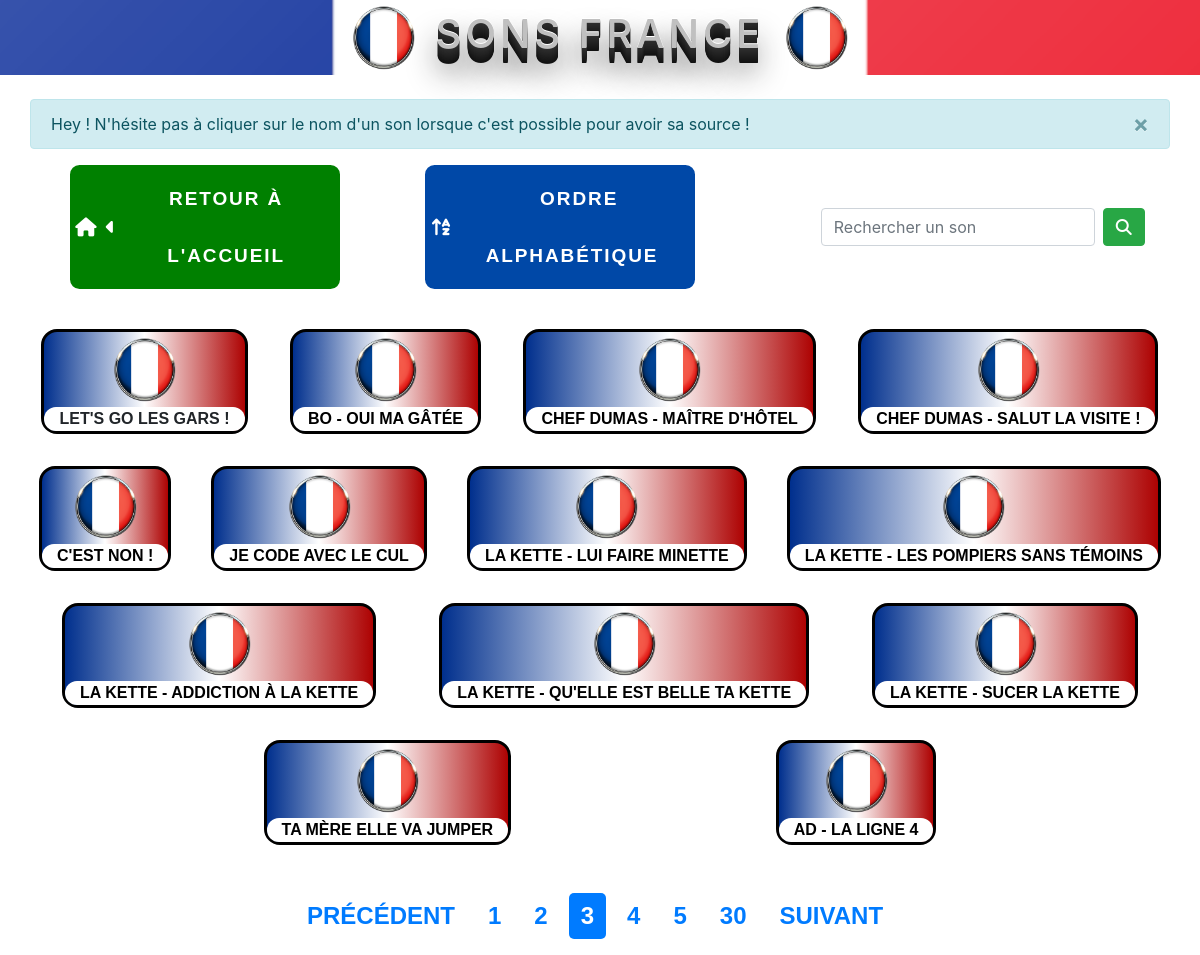
Before: /fr/idfr.php?pageid=3 with the older database file.
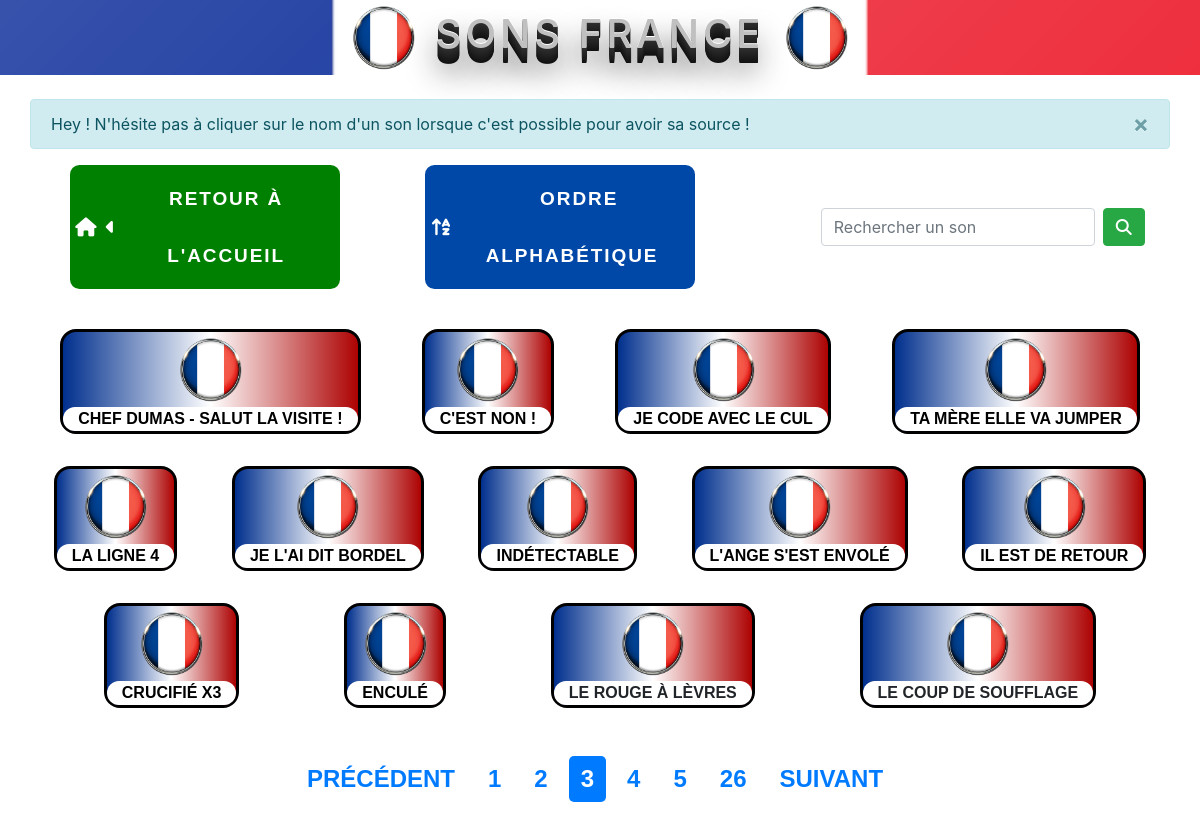
After: the same page with the newer database file.
### tables this page shows
CREATE TABLE `soundfr` (
  `ID` int(10) UNSIGNED NOT NULL,
  `Nom` varchar(255) NOT NULL,
  `Son` varchar(255) NOT NULL,
  `keywords` text NOT NULL,
  `source` text NOT NULL
);

### fr/idfr.php (the view, shortened to what this page needs)
<?php
$pdo =new PDO('mysql:host=localhost; dbname=sbp; charset=utf8','root','');
$pdo->setAttribute(PDO::ATTR_ERRMODE, PDO::ERRMODE_EXCEPTION);
	$pageid = isset($_GET['pageid']) ? (int)$_GET['pageid'] : 1;
	$perPageid = 13;
	$begginid = ($pageid > 1) ? ($pageid * $perPageid) - $perPageid : 0;
	$id = $pdo->prepare("SELECT SQL_CALC_FOUND_ROWS Nom, Son, source FROM soundfr ORDER BY ID DESC LIMIT {$begginid} , {$perPageid}");
	$id->execute();
	$idfinal = $id->fetchAll(PDO::FETCH_ASSOC);
	$totalid = $pdo->query("SELECT FOUND_ROWS() as totalid ")->fetch()['totalid'] ;
	$pagesid = ceil($totalid / $perPageid);
	$n = 1;
	if($pageid <1 || $pageid > $pagesid){
		header('Location:../404.html');
}
else {
?>
<!DOCTYPE html>
<html lang="fr">
<head>
	<link
			rel="stylesheet"
			href="https://stackpath.bootstrapcdn.com/bootstrap/4.4.1/css/bootstrap.min.css"
		/>
		<link rel="stylesheet" href="../css/style.css" />
		<link rel="stylesheet" href="../css/fr.css">
</head>
<body>
	<header class="pgtitle">
		<h1 class="sndtitle" id="sndfr"><img src="../img/france-1524418_6402.png" height="75" width="75"> Sons FRANCE <img src="../img/france-1524418_6402.png" height="75" width="75"></h1>
	</header>
	<nav class="container-fluid">
		<div class="alert alert-info alert-dismissible fade show container" role="alert">
						Hey ! N'hésite pas à cliquer sur le nom d'un son lorsque c'est possible pour avoir sa source !
						<button type="button" class="close" data-dismiss="alert" aria-label="Close">
							<span aria-hidden="true">&times;</span>
						</button>
					</div>
		<div id="navbox" class="row">
			<div class= "col-md-3 col-sm-10">
				<div>
					<ul class="btns">
						<a href="../index.html">
							<li class="btnmain acc">
								<i class="fas fa-home"></i>
								<i class="fas fa-caret-left"></i>
									Retour à l'accueil
							</li>
						</a>
					</ul>
				</div>
			</div>
			<div class= "col-md-3 col-sm-10">
				<div>
					<ul class="btns">
						<a href="soundfr.php">
							<li class="btnmain a-z">
								<i class="fas fa-sort-alpha-up"></i>
									&nbsp;
									Ordre Alphabétique
							</li>
						</a>
					</ul>
				</div>
			</div>
			<form id="searchbox2" action="searchfr.php" class="form-inline my-2 my-lg-0" method="GET">
				<input id="searchbox" class="form-control mr-sm-2" type="search"
					name="searchfr" placeholder="Rechercher un son" aria-label="Search" required>
				<button class="btn btn-success my-2 my-sm-0" value="search" type="submit"><i class="fas fa-search"></i></button>
			</form>
		</div>
	</nav>
	<section>
		<article class="sounds">
			<div class="container-fluid">
				<div class="row">
					<div class="col">
					<?php foreach($idfinal as $sons) : ?>
						<div class="sndbox">
							<div class="imgsnd"><img src="../img/france-1524418_6402.png" height="75" width="75" onmousedown="play('../gestsnd/SBP/SFR/<?= $sons['Son']?>')"></div>
							<div class="col" id="sndname">
							<?php if ($sons['source'] != ""){ ?>
								<a class="srcvid" href="#lienvid<?=$n?>" data-toggle="modal">
								<?php echo($sons['Nom']);?>
								</a>
								<?php $n++; } else echo($sons['Nom']); ?>
							</div>
						</div>
						<?php endforeach ?>
					</div>
				</div>
			</div>
		</article>
	</section>
	<nav aria-label="Page navigation example">
		<ul class="pagination justify-content-center">
			<?php if($pageid > 1){
				$prev = $pageid -1;
				echo'
			<li class="page-item prev">
				<a class="page-link" href="?pageid='.$prev.'" tabindex="-1" aria-disabled="true">Précédent</a>
			</li>';} ?>
			<li class="page-item <?php if($pageid === 1){echo 'active';} ?>"><a class="page-link" href="?pageid=1">1<a></li>
			<?php for($i = max(2, $pageid - 2); $i <= min($pageid + 2, $pagesid - 1); $i++):?>
			<li class="page-item <?php if($pageid === $i){echo 'active';} ?>"><a class="page-link" href="?pageid=<?=$i; ?>"><?=$i ?></a></li>
			<?php endfor; ?>
			<li class="page-item <?php if($pageid == $pagesid){echo 'active';} ?>"><a class="page-link" href="?pageid=<?=$pagesid?>"><?=$pagesid?><a></li>
			<?php if($pageid != $pagesid){
				$next = $pageid + 1;
				echo'
			<li class="page-item next">
				<a class="page-link" href="?pageid='.$next.'">Suivant</a>
			</li>'
			 ;}?>
		</ul>
  </nav>
	</body>
</html>
<?php
}
?>

Changed rows visible on the page:
no longer on this page (row unchanged): soundfr: Nom "LET'S GO LES GARS !"
no longer on this page (row edited): soundfr: Nom "BO - OUI MA GÂTÉE"
no longer on this page (row unchanged): soundfr: Nom "CHEF DUMAS - MAÎTRE D'HÔTEL"
removed soundfr: Nom "LA KETTE - LUI FAIRE MINETTE"
removed soundfr: Nom "LA KETTE - LES POMPIERS SANS TÉMOINS"
removed soundfr: Nom "LA KETTE - ADDICTION À LA KETTE"
removed soundfr: Nom "LA KETTE - QU'ELLE EST BELLE TA KETTE"
removed soundfr: Nom "LA KETTE - SUCER LA KETTE"
changed soundfr: Nom "AD - LA LIGNE 4" → "LA LIGNE 4"
now on this page (row unchanged): soundfr: Nom "JE L'AI DIT BORDEL"
now on this page (row unchanged): soundfr: Nom "INDÉTECTABLE"
now on this page (row unchanged): soundfr: Nom "L'ANGE S'EST ENVOLÉ"
now on this page (row unchanged): soundfr: Nom "IL EST DE RETOUR"
now on this page (row unchanged): soundfr: Nom "CRUCIFIÉ X3"
now on this page (row unchanged): soundfr: Nom "ENCULÉ"
now on this page (row edited): soundfr: Nom "LE ROUGE À LÈVRES"
now on this page (row edited): soundfr: Nom "LE COUP DE SOUFFLAGE"
Other visible differences:
$pagesid: "30" → "26"
